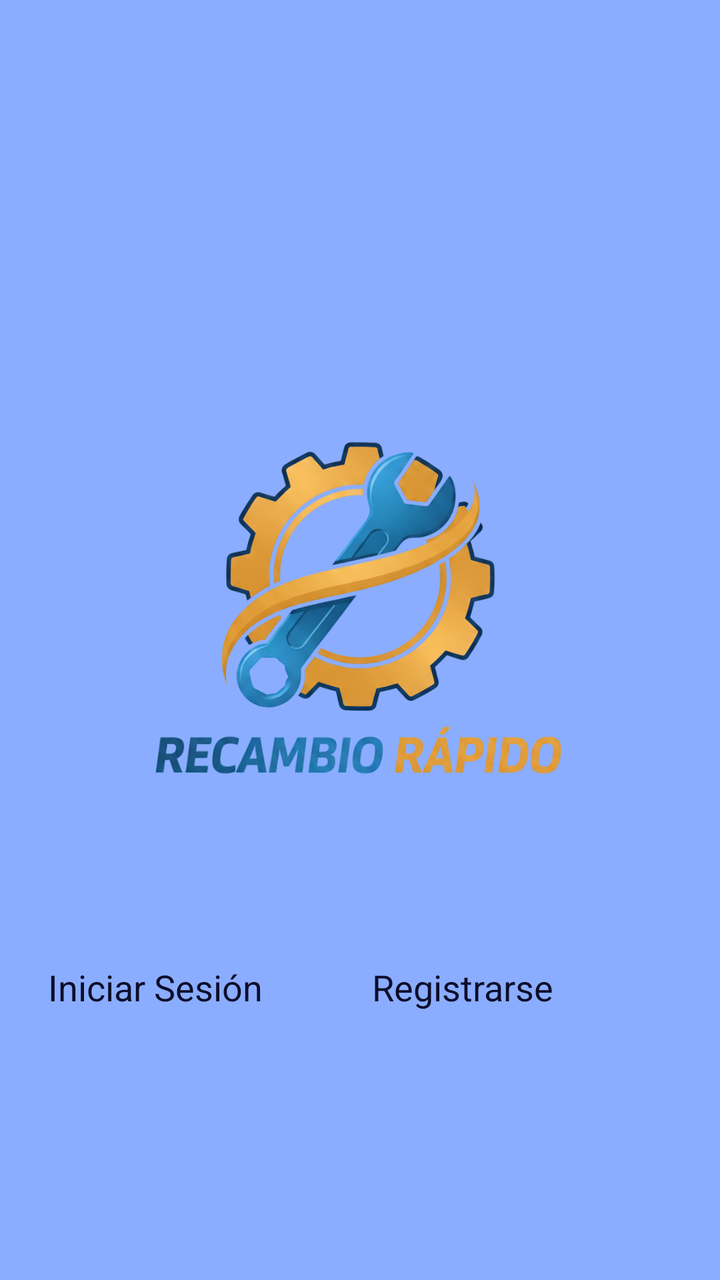
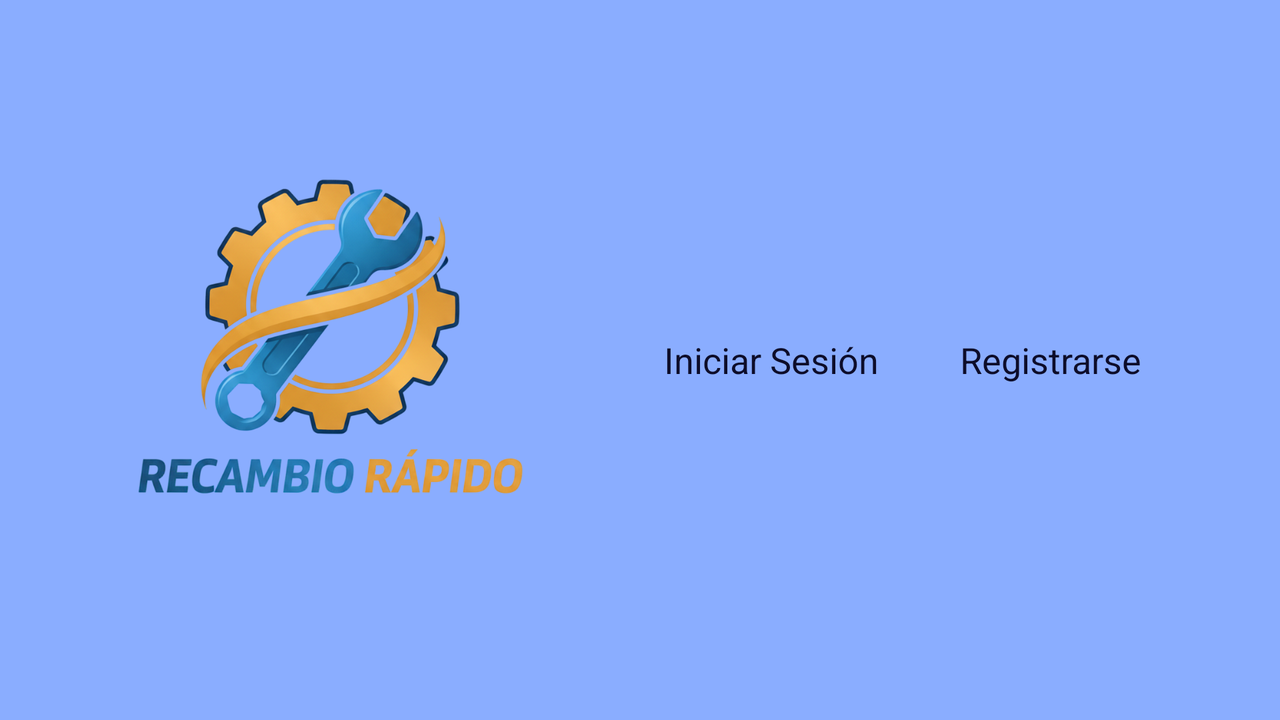

First picture: res/layout/ on a phone held upright. Second picture: the repository's own variant of that layout, on a device whose configuration matches the variant's folder. Source for both follows.
<!-- AndroidManifest.xml: activity theme Theme.ProyectoRecambio.Starting -->
<!-- res/layout/activity_main.xml -->
<?xml version="1.0" encoding="utf-8"?>
<RelativeLayout xmlns:android="http://schemas.android.com/apk/res/android"
    android:id="@+id/main"
    android:layout_width="match_parent"
    android:layout_height="match_parent"
    android:background="@color/azulR"
    >
    
    <LinearLayout
        android:layout_width="match_parent"
        android:layout_height="match_parent"
        android:gravity="center_vertical|center_horizontal"
        android:orientation="vertical"
        android:padding="24dp">
        
        <ImageView
            android:id="@+id/imageViewLogo"
            android:layout_width="300dp"
            android:layout_height="300dp"
            android:layout_marginTop="32dp"
            android:layout_marginBottom="15dp"
            android:adjustViewBounds="true"
            android:contentDescription="@string/logo_de_la_app"
            android:scaleType="centerInside"
            android:src="@drawable/logo_letra_sin_fondo" />
        
        <LinearLayout
            android:layout_width="match_parent"
            android:layout_height="wrap_content"
            android:orientation="horizontal">

            <Button
                android:id="@+id/buttonLogin"
                android:layout_width="0dp"
                android:layout_height="wrap_content"
                android:layout_marginEnd="6dp"
                android:layout_weight="1"
                android:backgroundTint="@color/amarillo"
                android:text="Iniciar Sesión"
                android:textColor="@color/texto"
                android:textSize="18dp" />
            
            <Button
                android:id="@+id/btnRegister"
                android:layout_width="0dp"
                android:layout_height="wrap_content"
                android:layout_marginStart="6dp"
                android:layout_weight="1"
                android:backgroundTint="@color/amarillo"
                android:text="Registrarse"
                android:textColor="@color/texto"
                android:textSize="18dp" />

        </LinearLayout>
    </LinearLayout>
</RelativeLayout>
<!-- resources referenced by this layout -->
<resources>
  <color name="amarillo">#FFDC8A</color>
  <color name="azulR">#8AADFF</color>
  <color name="texto">#0D0D2A</color>
  <!-- drawable logo_letra_sin_fondo: png bitmap (drawable, 381186 bytes) -->
  <string name="logo_de_la_app">Logo de la App</string>
  <style name="Theme.ProyectoRecambio.Starting" parent="Theme.SplashScreen">
          <item name="windowSplashScreenBackground">#B8CEFF</item>
          <item name="windowSplashScreenAnimatedIcon">@drawable/splash_logo_con_padding</item>
          <item name="postSplashScreenTheme">@style/Base.Theme.ProyectoRecambio</item>
      </style>
  <!-- drawable splash_logo_con_padding (drawable) -->
  <?xml version="1.0" encoding="utf-8"?>
  <layer-list xmlns:android="http://schemas.android.com/apk/res/android">
      <item
          android:drawable="@drawable/imagen_letra_svg_sin_fondo"
          android:gravity="center"
         />
  </layer-list>
  <style name="Base.Theme.ProyectoRecambio" parent="Theme.Material3.DayNight.NoActionBar">
          <item name="android:fontFamily">@font/fuente_principal_nexa</item>
          <item name="fontFamily">@font/fuente_principal_nexa</item>
      </style>
  <!-- drawable imagen_letra_svg_sin_fondo: vector/xml drawable (drawable, 181255 chars, omitted) -->
</resources>
<!-- res/layout-land/activity_main.xml (the author's variant of the layout above) -->
<!-- drawn on the phone turned sideways -->
<?xml version="1.0" encoding="utf-8"?>
<RelativeLayout xmlns:android="http://schemas.android.com/apk/res/android"
    android:id="@+id/main"
    android:layout_width="match_parent"
    android:layout_height="match_parent"
    android:background="@color/azulR">

    <LinearLayout
        android:layout_width="match_parent"
        android:layout_height="match_parent"
        android:gravity="center"
        android:orientation="horizontal"
        android:padding="24dp">

        <ImageView
            android:id="@+id/imageViewLogo"
            android:layout_width="0dp"
            android:layout_height="match_parent"
            android:layout_weight="1"
            android:layout_marginEnd="12dp"
            android:adjustViewBounds="true"
            android:contentDescription="@string/logo_de_la_app"
            android:scaleType="centerInside"
            android:src="@drawable/logo_letra_sin_fondo" />

        <LinearLayout
            android:layout_width="0dp"
            android:layout_height="wrap_content"
            android:layout_marginStart="12dp"
            android:layout_weight="1"
            android:gravity="center"
            android:orientation="vertical">

            <LinearLayout
                android:layout_width="match_parent"
                android:layout_height="wrap_content"
                android:orientation="horizontal">

                <Button
                    android:id="@+id/buttonLogin"
                    android:layout_width="0dp"
                    android:layout_height="wrap_content"
                    android:layout_marginEnd="6dp"
                    android:layout_weight="1"
                    android:backgroundTint="@color/amarillo"
                    android:text="Iniciar Sesión"
                    android:textColor="@color/texto"
                    android:textSize="18dp" />

                <Button
                    android:id="@+id/btnRegister"
                    android:layout_width="0dp"
                    android:layout_height="wrap_content"
                    android:layout_marginStart="6dp"
                    android:layout_weight="1"
                    android:backgroundTint="@color/amarillo"
                    android:text="Registrarse"
                    android:textColor="@color/texto"
                    android:textSize="18dp" />

            </LinearLayout>
        </LinearLayout>
    </LinearLayout>
</RelativeLayout>
